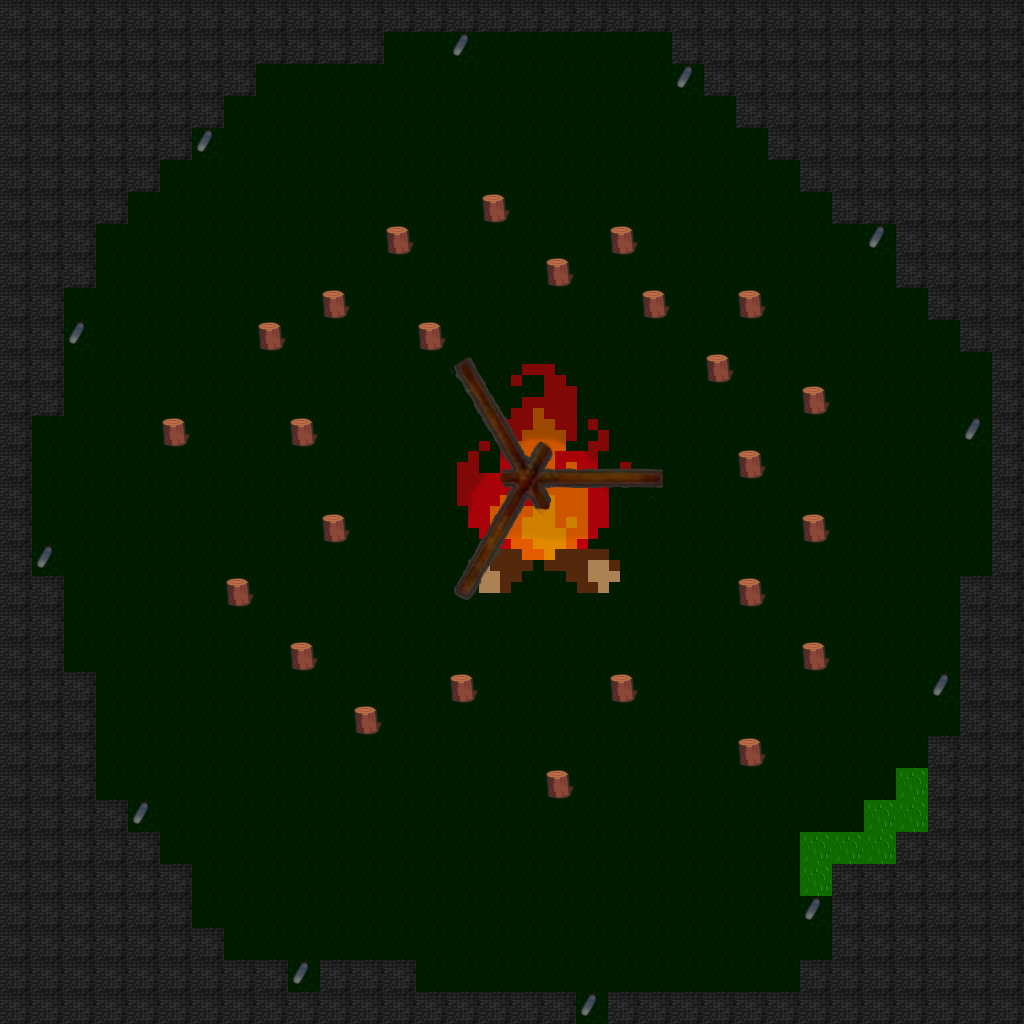

The image is a tile-based game level rendered from a .tmx file. Its description and source (layers, tilesets, objects; grid data summarised) follow:
An orthogonal 32x32 tile map with 32x32 px tiles, 7 tile layers (start, boden, feuerkreis, feuer, ...), 5 tilesets.

<map version="1.4" tiledversion="1.4.3" orientation="orthogonal" renderorder="right-down" width="32" height="32" tilewidth="32" tileheight="32" infinite="0" nextlayerid="10" nextobjectid="1">
 <editorsettings>
  <export target="jurte2.json" format="json" />
 </editorsettings>
 <tileset firstgid="1" name="floortileset" tilewidth="32" tileheight="32" tilecount="64" columns="8">
  <image source="floortileset.png" width="256" height="256" />
 </tileset>
 <tileset firstgid="65" name="jurte_innen" tilewidth="32" tileheight="32" tilecount="1024" columns="32">
  <image source="jurte_innen.png" width="1024" height="1024" />
  <tile id="8">
   <properties>
    <property name="collides" type="bool" value="true" />
   </properties>
  </tile>
  <tile id="9">
   <properties>
    <property name="collides" type="bool" value="true" />
   </properties>
  </tile>
  <tile id="10">
   <properties>
    <property name="collides" type="bool" value="true" />
   </properties>
  </tile>
  <tile id="11">
   <properties>
    <property name="collides" type="bool" value="true" />
   </properties>
  </tile>
  <tile id="12">
   <properties>
    <property name="collides" type="bool" value="true" />
   </properties>
  </tile>
  <tile id="13">
   <properties>
    <property name="collides" type="bool" value="true" />
   </properties>
  </tile>
  <tile id="14">
   <properties>
    <property name="collides" type="bool" value="true" />
   </properties>
  </tile>
  <tile id="40">
   <properties>
    <property name="collides" type="bool" value="true" />
   </properties>
  </tile>
  <tile id="41">
   <properties>
    <property name="collides" type="bool" value="true" />
   </properties>
  </tile>
  <tile id="42">
   <properties>
    <property name="collides" type="bool" value="true" />
   </properties>
  </tile>
  <tile id="43">
   <properties>
    <property name="collides" type="bool" value="true" />
   </properties>
  </tile>
  <tile id="44">
   <properties>
    <property name="collides" type="bool" value="true" />
   </properties>
  </tile>
  <tile id="45">
   <properties>
    <property name="collides" type="bool" value="true" />
   </properties>
  </tile>
  <tile id="46">
   <properties>
    <property name="collides" type="bool" value="true" />
   </properties>
  </tile>
  <tile id="72">
   <properties>
    <property name="collides" type="bool" value="true" />
   </properties>
  </tile>
  <tile id="73">
   <properties>
    <property name="collides" type="bool" value="true" />
   </properties>
  </tile>
  <tile id="74">
   <properties>
    <property name="collides" type="bool" value="true" />
   </properties>
  </tile>
  <tile id="75">
   <properties>
    <property name="collides" type="bool" value="true" />
   </properties>
  </tile>
  <tile id="76">
   <properties>
    <property name="collides" type="bool" value="true" />
   </properties>
  </tile>
  <tile id="77">
   <properties>
    <property name="collides" type="bool" value="true" />
   </properties>
  </tile>
  <tile id="78">
   <properties>
    <property name="collides" type="bool" value="true" />
   </properties>
  </tile>
  <tile id="104">
   <properties>
    <property name="collides" type="bool" value="true" />
   </properties>
  </tile>
  <tile id="105">
   <properties>
    <property name="collides" type="bool" value="true" />
   </properties>
  </tile>
  <tile id="106">
   <properties>
    <property name="collides" type="bool" value="true" />
   </properties>
  </tile>
  <tile id="107">
   <properties>
    <property name="collides" type="bool" value="true" />
   </properties>
  </tile>
  <tile id="108">
   <properties>
    <property name="collides" type="bool" value="true" />
   </properties>
  </tile>
  <tile id="109">
   <properties>
    <property name="collides" type="bool" value="true" />
   </properties>
  </tile>
  <tile id="110">
   <properties>
    <property name="collides" type="bool" value="true" />
   </properties>
  </tile>
  <tile id="133">
   <properties>
    <property name="collides" type="bool" value="true" />
   </properties>
  </tile>
  <tile id="136">
   <properties>
    <property name="collides" type="bool" value="true" />
   </properties>
  </tile>
  <tile id="137">
   <properties>
    <property name="collides" type="bool" value="true" />
   </properties>
  </tile>
  <tile id="138">
   <properties>
    <property name="collides" type="bool" value="true" />
   </properties>
  </tile>
  <tile id="139">
   <properties>
    <property name="collides" type="bool" value="true" />
   </properties>
  </tile>
  <tile id="140">
   <properties>
    <property name="collides" type="bool" value="true" />
   </properties>
  </tile>
  <tile id="141">
   <properties>
    <property name="collides" type="bool" value="true" />
   </properties>
  </tile>
  <tile id="142">
   <properties>
    <property name="collides" type="bool" value="true" />
   </properties>
  </tile>
  <tile id="168">
   <properties>
    <property name="collides" type="bool" value="true" />
   </properties>
  </tile>
  <tile id="169">
   <properties>
    <property name="collides" type="bool" value="true" />
   </properties>
  </tile>
  <tile id="170">
   <properties>
    <property name="collides" type="bool" value="true" />
   </properties>
  </tile>
  <tile id="171">
   <properties>
    <property name="collides" type="bool" value="true" />
   </properties>
  </tile>
  <tile id="172">
   <properties>
    <property name="collides" type="bool" value="true" />
   </properties>
  </tile>
  <tile id="173">
   <properties>
    <property name="collides" type="bool" value="true" />
   </properties>
  </tile>
  <tile id="174">
   <properties>
    <property name="collides" type="bool" value="true" />
   </properties>
  </tile>
  <tile id="192">
   <properties>
    <property name="collides" type="bool" value="true" />
   </properties>
  </tile>
  <tile id="193">
   <properties>
    <property name="collides" type="bool" value="true" />
   </properties>
  </tile>
  <tile id="194">
   <properties>
    <property name="collides" type="bool" value="true" />
   </properties>
  </tile>
  <tile id="195">
   <properties>
    <property name="collides" type="bool" value="true" />
   </properties>
  </tile>
  <tile id="196">
   <properties>
    <property name="collides" type="bool" value="true" />
   </properties>
  </tile>
  <tile id="197">
   <properties>
    <property name="collides" type="bool" value="true" />
   </properties>
  </tile>
  <tile id="198">
   <properties>
    <property name="collides" type="bool" value="true" />
   </properties>
  </tile>
  <tile id="199">
   <properties>
    <property name="collides" type="bool" value="true" />
   </properties>
  </tile>
  <tile id="200">
   <properties>
    <property name="collides" type="bool" value="true" />
   </properties>
  </tile>
  <tile id="201">
   <properties>
    <property name="collides" type="bool" value="true" />
   </properties>
  </tile>
  <tile id="202">
   <properties>
    <property name="collides" type="bool" value="true" />
   </properties>
  </tile>
  <tile id="203">
   <properties>
    <property name="collides" type="bool" value="true" />
   </properties>
  </tile>
  <tile id="204">
   <properties>
    <property name="collides" type="bool" value="true" />
   </properties>
  </tile>
  <tile id="205">
   <properties>
    <property name="collides" type="bool" value="true" />
   </properties>
  </tile>
  <tile id="206">
   <properties>
    <property name="collides" type="bool" value="true" />
   </properties>
  </tile>
  <tile id="232">
   <properties>
    <property name="collides" type="bool" value="true" />
   </properties>
  </tile>
  <tile id="233">
   <properties>
    <property name="collides" type="bool" value="true" />
   </properties>
  </tile>
  <tile id="234">
   <properties>
    <property name="collides" type="bool" value="true" />
   </properties>
  </tile>
  <tile id="235">
   <properties>
    <property name="collides" type="bool" value="true" />
   </properties>
  </tile>
  <tile id="236">
   <properties>
    <property name="collides" type="bool" value="true" />
   </properties>
  </tile>
  <tile id="237">
   <properties>
    <property name="collides" type="bool" value="true" />
   </properties>
  </tile>
  <tile id="238">
   <properties>
    <property name="collides" type="bool" value="true" />
   </properties>
  </tile>
 </tileset>
 <tileset firstgid="1089" name="jurte_gross" tilewidth="32" tileheight="32" tilecount="992" columns="32">
  <image source="jurte_gross.png" width="1024" height="1022" />
 </tileset>
 <tileset firstgid="2081" name="fire" tilewidth="32" tileheight="32" tilecount="64" columns="8">
  <image source="fire.png" width="256" height="256" />
 </tileset>
 <tileset firstgid="2145" name="log" tilewidth="32" tileheight="32" tilecount="1" columns="1">
  <image source="log.png" width="32" height="32" />
 </tileset>
 <layer id="8" name="start" width="32" height="32">
  <data>[1024 cells, 6 non-empty, 1 distinct tile ids]</data>
 </layer>
 <layer id="5" name="boden" width="32" height="32" locked="1">
  <properties>
   <property name="playAudioLoop" value="lagerfeuer.mp3" />
  </properties>
  <data>[1024 cells, 1024 non-empty, 2 distinct tile ids]</data>
 </layer>
 <layer id="9" name="feuerkreis" width="32" height="32" locked="1">
  <properties>
   <property name="jitsiRoom" value="jurte2" />
   <property name="silent" type="bool" value="true" />
  </properties>
  <data>[1024 cells, 464 non-empty, 1 distinct tile ids]</data>
 </layer>
 <layer id="6" name="feuer" width="32" height="32" locked="1">
  <data>[1024 cells, 81 non-empty, 57 distinct tile ids]</data>
 </layer>
 <layer id="1" name="gestaenge" width="32" height="32" locked="1">
  <data>[1024 cells, 68 non-empty, 57 distinct tile ids]</data>
 </layer>
 <layer id="7" name="ausgang" width="32" height="32" locked="1">
  <properties>
   <property name="exitSceneUrl" value="lagerplatz.json#jurte2Entry" />
  </properties>
  <data>[1024 cells, 7 non-empty, 1 distinct tile ids]</data>
 </layer>
 <objectgroup id="2" name="floorLayer" locked="1" />
 <layer id="3" name="gestaenge_o" width="32" height="32" locked="1">
  <data>[1024 cells, 56 non-empty, 56 distinct tile ids]</data>
 </layer>
</map>
